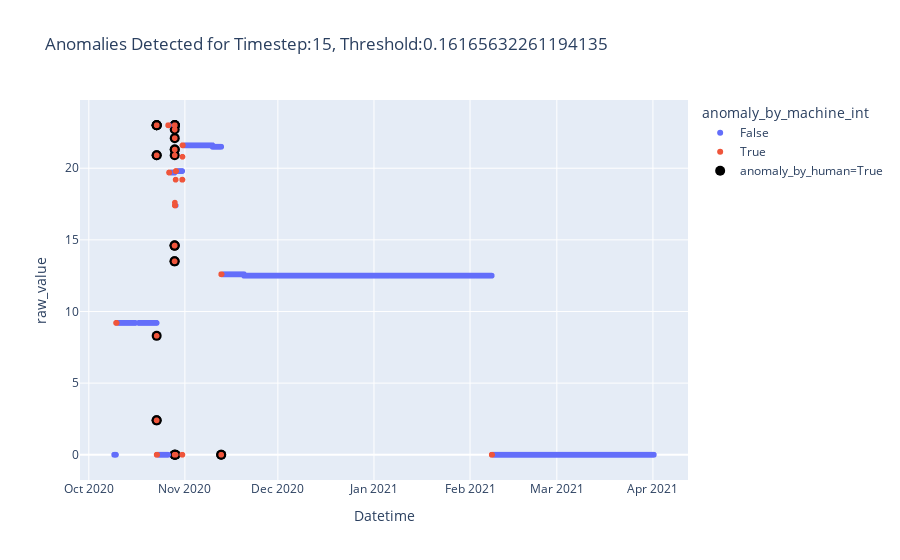

Write notebook code for a chart like this one.
### Code cell
for ts in data_dict.keys():
  test_score_df = data_dict[ts]["test_score_df"]
  threshold_multiplier = 1
  threshold = np.percentile(data_dict[ts]["train_score_df"]["loss"], 99.5)

  test_score_df['threshold'] = threshold_multiplier * threshold
  test_score_df['anomaly_by_machine'] = test_score_df['loss'] > test_score_df['threshold']
  test_score_df["raw_value"] = test["raw_value"][ts-on:]
  test_score_df["anomaly_by_machine_int"] = test_score_df['anomaly_by_machine'].apply(lambda x: str(x))
  test_score_df["year_month"] = test_score_df["Datetime"].apply(lambda x: "-".join(x.split("-")[0:2]))

  
  fig = px.scatter(test_score_df, x="Datetime", y="raw_value", color="anomaly_by_machine_int", 
                    title="Anomalies Detected for Timestep:{}, Threshold:{}".format(ts, threshold))
  
  human_anomalies = test[test["anomaly_by_human"] == "True"]
  
  fig.add_trace(go.Scatter(x=human_anomalies["Datetime"], y=human_anomalies["raw_value"], mode="markers",
              marker=dict(size=10, color="Black"),
              name="anomaly_by_human=True"))

  fig.show()

### Figure 1 — Plotly figure (JSON) as saved in the notebook; plotly's stock layout.template omitted (floating-point values rounded to 4 significant figures; data arrays with more than 128 entries replaced by an {"elided": "..."} marker saying what was removed)
{"data": [{"hovertemplate": "anomaly_by_machine_int=False<br>Datetime=%{x}<br>raw_value=%{y}<extra></extra>", "legendgroup": "False", "marker": {"color": "#636efa", "symbol": "circle"}, "mode": "markers", "name": "False", "showlegend": true, "type": "scattergl", "x": {"elided": "16379 str values"}, "xaxis": "x", "y": {"elided": "16379 float values"}, "yaxis": "y"}, {"hovertemplate": "anomaly_by_machine_int=True<br>Datetime=%{x}<br>raw_value=%{y}<extra></extra>", "legendgroup": "True", "marker": {"color": "#EF553B", "symbol": "circle"}, "mode": "markers", "name": "True", "showlegend": true, "type": "scattergl", "x": {"elided": "162 str values"}, "xaxis": "x", "y": {"elided": "162 float values"}, "yaxis": "y"}, {"marker": {"color": "Black", "size": 10}, "mode": "markers", "name": "anomaly_by_human=True", "type": "scatter", "x": ["2020-10-22 21:06:27", "2020-10-22 21:15:00", "2020-10-22 21:24:20", "2020-10-22 21:26:24", "2020-10-22 21:28:00", "2020-10-22 21:29:00", "2020-10-22 21:30:00", "2020-10-22 21:33:18", "2020-10-22 21:45:00", "2020-10-28 16:13:27", "2020-10-28 16:14:28", "2020-10-28 16:15:00", "2020-10-28 16:16:00", "2020-10-28 16:30:00", "2020-10-28 16:45:00", "2020-10-28 16:54:59", "2020-10-28 17:00:00", "2020-10-28 17:08:19", "2020-10-28 17:12:16", "2020-10-28 17:13:48", "2020-10-28 17:15:00", "2020-10-28 17:16:00", "2020-10-28 17:30:00", "2020-10-28 17:45:00", "2020-10-28 18:00:00", "2020-10-28 18:15:00", "2020-10-28 18:24:13", "2020-10-29 00:21:32", "2020-11-12 17:01:01", "2020-11-12 17:15:00"], "y": [2.4, 2.4, 23, 23, 20.9, 8.3, 20.9, 23, 23, 0, 13.5, 13.5, 14.6, 14.6, 14.6, 23, 23, 20.9, 0, 21.3, 21.3, 22.7, 22.1, 23, 23, 23, 0, 0, 0, 0]}], "layout": {"legend": {"title": {"text": "anomaly_by_machine_int"}, "tracegroupgap": 0}, "title": {"text": "Anomalies Detected for Timestep:15, Threshold:0.16165632261194135"}, "xaxis": {"anchor": "y", "domain": [0, 1], "title": {"text": "Datetime"}}, "yaxis": {"anchor": "x", "domain": [0, 1], "title": {"text": "raw_value"}}}}
